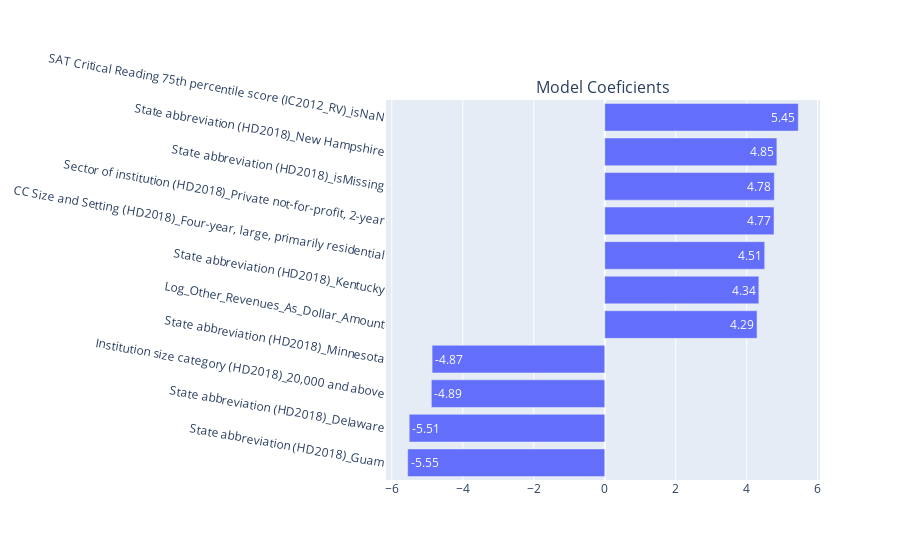

The code cell stored with this chart in its notebook:
### Code cell
coefs_fig.show()

### Figure 1 — Plotly figure (JSON) as saved in the notebook; plotly's stock layout.template omitted (floating-point values rounded to 4 significant figures)
{"data": [{"orientation": "h", "text": ["-5.55", "-5.51", "-4.89", "-4.87", "4.29", "4.34", "4.51", "4.77", "4.78", "4.85", "5.45"], "type": "bar", "x": [-5.553, -5.511, -4.887, -4.866, 4.292, 4.343, 4.507, 4.771, 4.778, 4.851, 5.455], "xaxis": "x", "y": ["State abbreviation (HD2018)_Guam", "State abbreviation (HD2018)_Delaware", "Institution size category (HD2018)_20,000 and above", "State abbreviation (HD2018)_Minnesota", "Log_Other_Revenues_As_Dollar_Amount", "State abbreviation (HD2018)_Kentucky", "CC Size and Setting (HD2018)_Four-year, large, primarily residential", "Sector of institution (HD2018)_Private not-for-profit, 2-year", "State abbreviation (HD2018)_isMissing", "State abbreviation (HD2018)_New Hampshire", "SAT Critical Reading 75th percentile score (IC2012_RV)_isNaN"], "yaxis": "y"}], "layout": {"annotations": [{"font": {"size": 16}, "showarrow": false, "text": "Model Coeficients", "x": 0.5, "xanchor": "center", "xref": "paper", "y": 1, "yanchor": "bottom", "yref": "paper"}], "autosize": true, "xaxis": {"anchor": "y", "autorange": true, "domain": [0, 1], "range": [-6.165, 6.066], "type": "linear"}, "yaxis": {"anchor": "x", "autorange": true, "domain": [0, 1], "range": [-0.5, 10.5], "tickangle": 10, "type": "category"}}}
